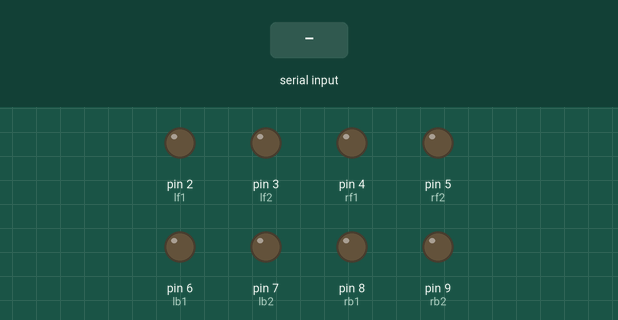
This sketch was run on a simulated Arduino Uno, built with avr-gcc and run on an emulated ATmega328P. Parts: output pins drawn as LEDs (lit = HIGH). The inputs (shaded band) are chosen by the test bench.

Above: at 1.2 s.
1.3 s: "a" received over the second serial link
At 2.5 s:
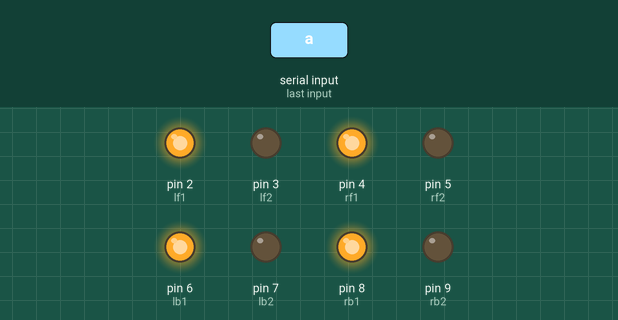
2.8 s: "b" received over the second serial link
At 3.7 s:
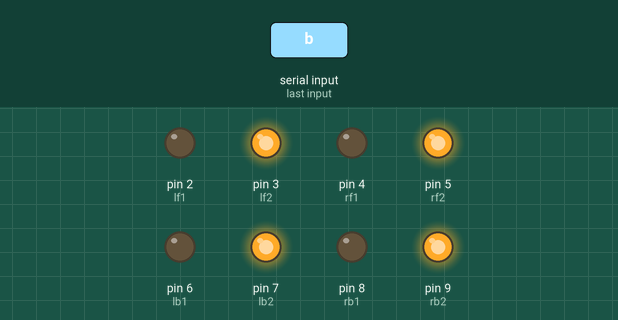
4.3 s: "l" received over the second serial link
At 4.9 s:
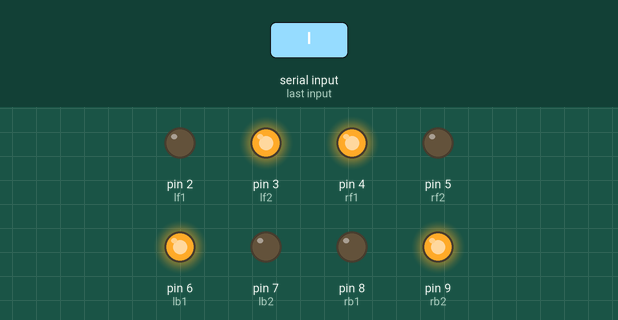
5.8 s: "r" received over the second serial link
At 6.1 s:
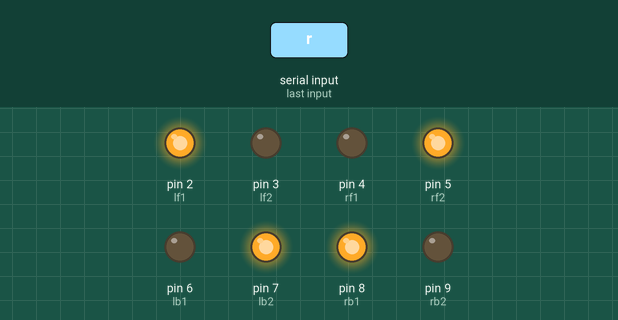
7.3 s: "L" received over the second serial link
At 8.5 s:
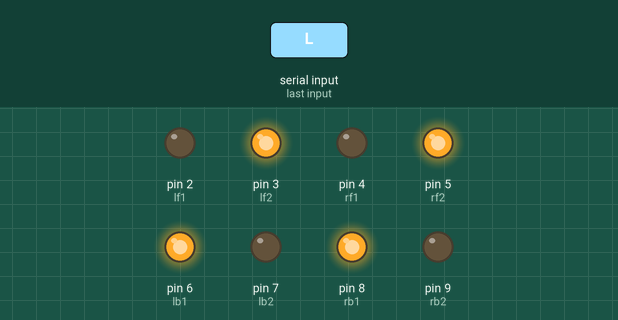
8.8 s: "R" received over the second serial link
At 9.7 s:
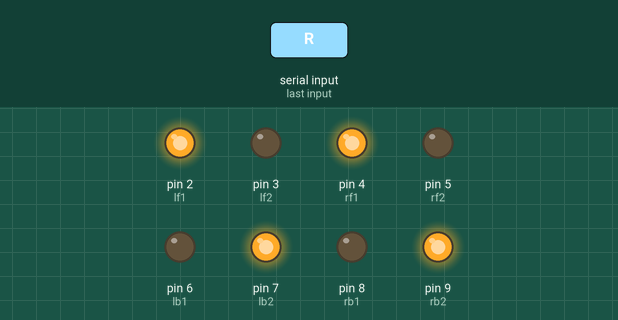
Timing chart, 0 to 11.3 s (numbered marks = the images above; inputs shaded):
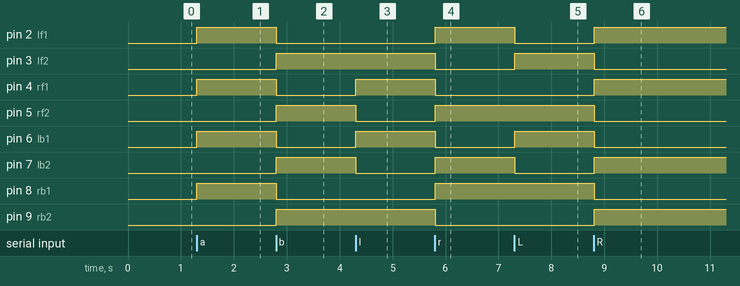

The sketch:

MAILUNCHE.ino
```cpp
#include <SoftwareSerial.h>
SoftwareSerial BT(10,11);

char val;

int lf1 = 2;
int lf2 = 3;
int rf1 = 4;
int rf2 = 5;
int lb1 = 6;
int lb2 = 7;
int rb1 = 8;
int rb2 = 9;

void goForward(void)      //前
{
	    digitalWrite(lf1,HIGH);
      digitalWrite(lf2,LOW);
      digitalWrite(rf1,HIGH);
      digitalWrite(rf2,LOW);
      digitalWrite(lb1,HIGH);
      digitalWrite(lb2,LOW);
      digitalWrite(rb1,HIGH);
      digitalWrite(rb2,LOW);
}
void goBackward(void)      //后
{
	    digitalWrite(lf1,LOW);
      digitalWrite(lf2,HIGH);
      digitalWrite(rf1,LOW);
      digitalWrite(rf2,HIGH);
      digitalWrite(lb1,LOW);
      digitalWrite(lb2,HIGH);
      digitalWrite(rb1,LOW);
      digitalWrite(rb2,HIGH);
}
void goLeft(void)      //左
{
	    digitalWrite(lf1,LOW);
      digitalWrite(lf2,HIGH);
      digitalWrite(rf1,HIGH);
      digitalWrite(rf2,LOW);
      digitalWrite(lb1,HIGH);
      digitalWrite(lb2,LOW);
      digitalWrite(rb1,LOW);
      digitalWrite(rb2,HIGH);
}
void goRight(void)       //右
{
	    digitalWrite(lf1,HIGH);
      digitalWrite(lf2,LOW);
      digitalWrite(rf1,LOW);
      digitalWrite(rf2,HIGH);
      digitalWrite(lb1,LOW);
      digitalWrite(lb2,HIGH);
      digitalWrite(rb1,HIGH);
      digitalWrite(rb2,LOW);
}
void goRightForward(void)     //右前
{
	    digitalWrite(lf1,HIGH);
      digitalWrite(lf2,LOW);
      digitalWrite(rf1,LOW);
      digitalWrite(rf2,LOW);
      digitalWrite(lb1,LOW);
      digitalWrite(lb2,LOW);
      digitalWrite(rb1,HIGH);
      digitalWrite(rb2,LOW);
}
void goLeftBackward(void)         //左后
{
	    digitalWrite(lf1,LOW);
      digitalWrite(lf2,HIGH);
      digitalWrite(rf1,LOW);
      digitalWrite(rf2,LOW);
      digitalWrite(lb1,LOW);
      digitalWrite(lb2,LOW);
      digitalWrite(rb1,LOW);
      digitalWrite(rb2,HIGH);
}
void goLeftForward(void)          //左前
{
	    digitalWrite(lf1,LOW);
      digitalWrite(lf2,LOW);
      digitalWrite(rf1,HIGH);
      digitalWrite(rf2,LOW);
      digitalWrite(lb1,HIGH);
      digitalWrite(lb2,LOW);
      digitalWrite(rb1,LOW);
      digitalWrite(rb2,LOW);
}
void goRightBackward(void)           //右后
{
	    digitalWrite(lf1,LOW);
      digitalWrite(lf2,LOW);
      digitalWrite(rf1,LOW);
      digitalWrite(rf2,HIGH);
      digitalWrite(lb1,LOW);
      digitalWrite(lb2,HIGH);
      digitalWrite(rb1,LOW);
      digitalWrite(rb2,LOW);
}
void TurnLeft(void)          //左旋转
{
	    digitalWrite(lf1,LOW);
      digitalWrite(lf2,HIGH);
      digitalWrite(rf1,LOW);
      digitalWrite(rf2,HIGH);
      digitalWrite(lb1,HIGH);
      digitalWrite(lb2,LOW);
      digitalWrite(rb1,HIGH);
      digitalWrite(rb2,LOW);
}
void TurnRight(void)         //右旋转
{
	    digitalWrite(lf1,HIGH);
      digitalWrite(lf2,LOW);
      digitalWrite(rf1,HIGH);
      digitalWrite(rf2,LOW);
      digitalWrite(lb1,LOW);
      digitalWrite(lb2,HIGH);
      digitalWrite(rb1,LOW);
      digitalWrite(rb2,HIGH);
}
void Stop(void)         //停止
{
	    digitalWrite(lf1,LOW);
      digitalWrite(lf2,LOW);
      digitalWrite(rf1,LOW);
      digitalWrite(rf2,LOW);
      digitalWrite(lb1,LOW);
      digitalWrite(lb2,LOW);
      digitalWrite(rb1,LOW);
      digitalWrite(rb2,LOW);
}
void setup() {
  Serial.begin(38400);
  BT.begin(38400);

  pinMode(lf1, OUTPUT);
  pinMode(lf2, OUTPUT);
  pinMode(rf1, OUTPUT);
  pinMode(rf2, OUTPUT);
  pinMode(lb1, OUTPUT);
  pinMode(lb2, OUTPUT);
  pinMode(rb1, OUTPUT);
  pinMode(rb2, OUTPUT);

}

void loop() {
  if (BT.available()) {

    val = BT.read();
  switch(val)
  {
    case 'a':
    goForward();
    break;

    case 'b':
    goBackward();
    break;

    case 'l':
    goLeft();
    break;

    case 'r':
    goRight();
    break;

    case 'L':
    TurnLeft();
    break;

    case 'R':
    TurnRight();
    break;

    case 1:
    goLeftBackward();
    break;

    case 3:
    goRightBackward();
    break;

    case 7:
    goLeftForward();
    break;

    case 9:
    goRightForward();
    break;
    default:
    Stop();
    break;

  }}
  val=0;
  delay(20);
}
```

Measured:
- after the input at 1.3 s, pin 2 (lf1), pin 4 (rf1), pin 6 (lb1), pin 8 (rb1): LOW → HIGH at once
- after the input at 2.8 s, pin 2 (lf1), pin 4 (rf1), pin 6 (lb1), pin 8 (rb1): HIGH → LOW at once; pin 3 (lf2), pin 5 (rf2), pin 7 (lb2), pin 9 (rb2): LOW → HIGH at once
- after the input at 4.3 s, pin 4 (rf1), pin 6 (lb1): LOW → HIGH at once; pin 5 (rf2), pin 7 (lb2): HIGH → LOW at once
- after the input at 5.8 s, pin 2 (lf1), pin 5 (rf2), pin 7 (lb2), pin 8 (rb1): LOW → HIGH at once; pin 3 (lf2), pin 4 (rf1), pin 6 (lb1), pin 9 (rb2): HIGH → LOW at once
- after the input at 7.3 s, pin 2 (lf1), pin 7 (lb2): HIGH → LOW at once; pin 3 (lf2), pin 6 (lb1): LOW → HIGH at once
- after the input at 8.8 s, pin 2 (lf1), pin 4 (rf1), pin 7 (lb2), pin 9 (rb2): LOW → HIGH at once; pin 3 (lf2), pin 5 (rf2), pin 6 (lb1), pin 8 (rb1): HIGH → LOW at once
